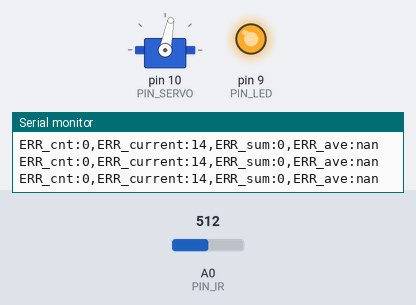
Bench run of a sketch on a simulated Arduino Uno, built with avr-gcc and run on an emulated ATmega328P. Shown: servo, output pins drawn as LEDs (lit = HIGH), the last lines printed to the serial monitor. The test bench sets the inputs (shaded band); at power-on: A0 (PIN_IR) = 512.

Above: at 1.2 s.
1.3 s: A0 (PIN_IR) set to 900
At 2.7 s:
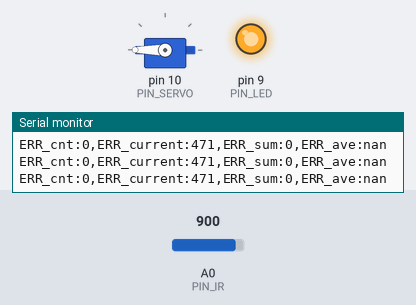
3.3 s: A0 (PIN_IR) set to 306
At 5.0 s:
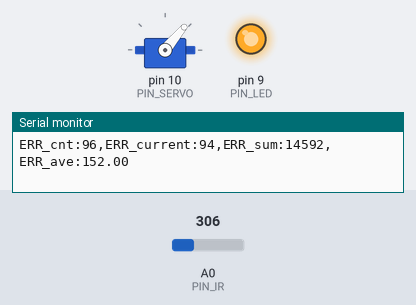
5.5 s: A0 (PIN_IR) set to 122
At 6.2 s:
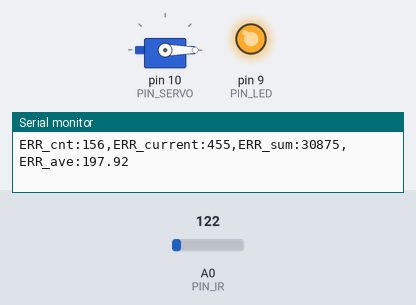
7.3 s: A0 (PIN_IR) set to 511
At 10.15 s:
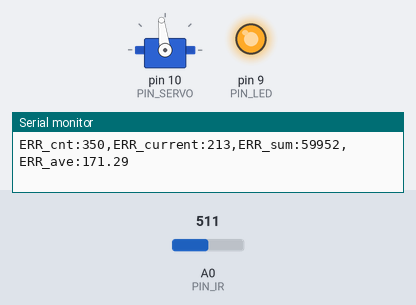
10.3 s: A0 (PIN_IR) set to 300
12.0 s: A0 (PIN_IR) set to 1023
Timing chart, 0 to 31.5 s (numbered marks = the images above; inputs shaded):
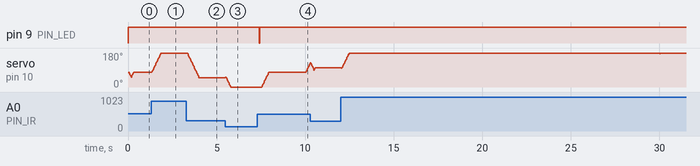

Measured:
- after the input at 3.3 s, servo on pin 10 (PIN_SERVO): moves from 180° to 50° over 0.66 s, starting at once
- after the input at 5.5 s, servo on pin 10 (PIN_SERVO): rises from 50° to 52° in 0.02 s, then falls to 0° in 0.27 s
- after the input at 7.3 s, pin 9 (PIN_LED): HIGH → LOW after 0.12 s, → HIGH 0.02 s later

The sketch:

28_PID.ino
```cpp
#include <Servo.h>

// Arduino pin assignment
#define PIN_LED   9
#define PIN_SERVO 10
#define PIN_IR    A0

// Debug mode
#define MODE   2  // 0: serial plotter, 1: serial monitor, 2: evaluation

// Event interval parameters
#define _INTERVAL_DIST    20    // distance sensor interval (unit: ms)
#define _INTERVAL_SERVO   2     // servo interval (unit: ms)

//////////////// DO NOT modify below section!! //////////////////////////
#define _INTERVAL_SERIAL  100    // serial interval (unit: ms)
#define _INTERVAL_MOVE    10000  // Target move interval (unit: ms)
/////////////////////////////////////////////////////////////////////////

// EMA filter configuration for the IR distance sensor
#define _EMA_ALPHA 0.4    // EMA weight of new sample (range: 0 to 1)
                          // Setting EMA to 1 effectively disables EMA filter

// Servo adjustment - Set _DUTY_MAX, _NEU, _MIN with your own numbers
#define _DUTY_MAX 2400 // 2000
#define _DUTY_NEU 1320 // 1500
#define _DUTY_MIN 100 // 1000

#define _SERVO_ANGLE_DIFF  100  // Replace with |D - E| degree
#define _SERVO_SPEED       100  // servo speed

// PID parameters
#define _KP 2.8   // proportional gain
#define _KD 280.0   // derivative gain
#define _KI 0.00002   // integral gain

// global variables

Servo myservo;      // Servo instance
float dist_ema;     // filtered distance

// Event periods
unsigned long last_sampling_time_dist, last_sampling_time_servo, last_sampling_time_serial; // unit: ms
bool event_dist, event_servo, event_serial; // event triggered?

//////////////// DO NOT modify below section!! /////////////////////////
unsigned long error_sum, error_cnt, toggle_cnt;
unsigned long last_sampling_time_move; // unit: msec
float dist_target = 55;

#define _TIME_TO_STABILIZE  3000  // time to control
#define _ERROR_ALLOWED      3     // allowable error (unit: mm)
////////////////////////////////////////////////////////////////////////

// Servo speed control
int duty_chg_per_interval;     // maximum duty difference per interval

// Servo position
int duty_target, duty_current;

// PID variables
int error_current, error_prev;
float pterm, dterm, iterm;

void setup() {
  // initialize GPIO pins
  pinMode(PIN_LED,OUTPUT);

  myservo.attach(PIN_SERVO);
  duty_target = duty_current = _DUTY_NEU;
  myservo.writeMicroseconds(duty_current);

  // convert angle speed into duty change per interval
  duty_chg_per_interval =
    (float)(_DUTY_MAX - _DUTY_MIN) * ((float)_SERVO_SPEED / _SERVO_ANGLE_DIFF) * (_INTERVAL_SERVO / 1000.0);

  // initialize serial port
  Serial.begin(1000000);
}

void loop() {
  unsigned long time_current = millis();

  // wait until next event time
  if (time_current >= (last_sampling_time_dist + _INTERVAL_DIST)) {
    last_sampling_time_dist += _INTERVAL_DIST;
    event_dist = true;
  }
  if (time_current >= (last_sampling_time_servo + _INTERVAL_SERVO)) {
    last_sampling_time_servo += _INTERVAL_SERVO;
    event_servo = true;
  }
  if (time_current >= (last_sampling_time_serial + _INTERVAL_SERIAL)) {
    last_sampling_time_serial += _INTERVAL_SERIAL;
    event_serial = true;
  }

//////////////// DO NOT modify below section!! /////////////////////////
  if (time_current >= (last_sampling_time_move + _INTERVAL_MOVE)) {
        last_sampling_time_move += _INTERVAL_MOVE;
        dist_target = 310 - dist_target;
        if (MODE == 2 && ++toggle_cnt == 5) {
          Serial.println("--------------------------------------------------");
          Serial.print("ERR_cnt:");
          Serial.print(error_cnt);
          Serial.print(",ERR_sum:");
          Serial.print(error_sum);
          Serial.print(",ERR_ave:");
          Serial.println(error_sum / (float) error_cnt);
          exit(0);
        }
  }
////////////////////////////////////////////////////////////////////////

  if (event_dist) {
    float dist_filtered; // unit: mm
    int control;

    event_dist = false;

    // get a distance reading from the distance sensor
    dist_filtered = volt_to_distance(ir_sensor_filtered(7,0.5, 0));
    dist_ema = _EMA_ALPHA * dist_filtered + (1.0 - _EMA_ALPHA) * dist_ema;

    // PID control logic
    error_current = dist_target - dist_ema;

//////////////// DO NOT modify below section!! /////////////////////////
    if (time_current >= last_sampling_time_move + _TIME_TO_STABILIZE) {
      error_cnt++;
      if (abs(error_current) > _ERROR_ALLOWED) {
        error_sum += abs(error_current);
      }
    }
    if (abs(error_current) <= _ERROR_ALLOWED) {
      digitalWrite(PIN_LED, 0);
    } else {
      digitalWrite(PIN_LED, 1);
    }
////////////////////////////////////////////////////////////////////////

    pterm = _KP * error_current;
    dterm = _KD * (error_current - error_prev);
    iterm += _KI * error_current;

    control = pterm + dterm + iterm;
    error_prev = error_current;

    duty_target = _DUTY_NEU + control;

    // Limit duty_target within the range of [_DUTY_MIN, _DUTY_MAX]
    if (duty_target < _DUTY_MIN)
      duty_target = _DUTY_MIN; // lower limit
    if (duty_target > _DUTY_MAX)
      duty_target = _DUTY_MAX; // upper limit
  }

  if (event_servo) {
    event_servo = false;

    // adjust duty_current toward duty_target by duty_chg_per_interval
    if (duty_target > duty_current) {
      duty_current += duty_chg_per_interval;
      if (duty_current > duty_target)
        duty_current = duty_target;
    } else {
      duty_current -= duty_chg_per_interval;
      if (duty_current < duty_target)
        duty_current = duty_target;
    }

    // update servo position
    myservo.writeMicroseconds(duty_current);
  }

  //////////////// DO NOT modify below section!! /////////////////////////
  if (event_serial) {
    event_serial = false;

    if (MODE == 0) { // use for debugging with serial plotter
      Serial.print("MIN:0,MAX:310,TARGET:"); Serial.print(dist_target);
      Serial.print(",DIST:");                Serial.print(dist_ema);
      Serial.print(",ERR_ave(10X):");        Serial.println(error_sum / (float) error_cnt * 10);
    }

    if (MODE == 1) { // use for debugging with serial monitor
      Serial.print("MIN:0,MAX:310,TARGET:"); Serial.print(dist_target);
      Serial.print(",DIST:");    Serial.print(dist_ema);
      Serial.print(",pterm:");   Serial.print(pterm);
      Serial.print(",dterm:");   Serial.print(dterm);
      Serial.print(",iterm:");   Serial.print(iterm);
      Serial.print(",ERR_cnt:"); Serial.print(error_cnt);
      Serial.print(",ERR_sum:"); Serial.print(error_sum);

      Serial.print(",ERR_current:"); Serial.print(abs(error_current));
      Serial.print(",ERR_ave:"); Serial.println(error_sum / (float) error_cnt);
    }

    if (MODE == 2) { // use for evaluation
      Serial.print("ERR_cnt:");
      Serial.print(error_cnt);
      Serial.print(",ERR_current:");
      Serial.print(abs(error_current));
      Serial.print(",ERR_sum:");
      Serial.print(error_sum);
      Serial.print(",ERR_ave:");
      Serial.println(error_sum / (float) error_cnt);
    }
  }
}
/////////////////////////////////////////////////////////////////////////

float volt_to_distance(int x)
{
  // Replace next line into your own equation
  // return (6762.0 / (a_value - 9) - 4.0) * 10.0;
  return 1004 + -5.11*x + (9.45E-03)*x*x + -(6.14E-06)*x*x*x;
}

int compare(const void *a, const void *b) {
  return (*(unsigned int *)a - *(unsigned int *)b);
}

unsigned int ir_sensor_filtered(unsigned int n, float position, int verbose)
{
  // Eliminate spiky noise of an IR distance sensor by repeating measurement and taking a middle value
  // n: number of measurement repetition
  // position: the percentile of the sample to be taken (0.0 <= position <= 1.0)
  // verbose: 0 - normal operation, 1 - observing the internal procedures, and 2 - calculating elapsed time.
  // Example 1: ir_sensor_filtered(n, 0.5, 0) => return the median value among the n measured samples.
  // Example 2: ir_sensor_filtered(n, 0.0, 0) => return the smallest value among the n measured samples.
  // Example 3: ir_sensor_filtered(n, 1.0, 0) => return the largest value among the n measured samples.

  // The output of Sharp infrared sensor includes lots of spiky noise.
  // To eliminate such a spike, ir_sensor_filtered() performs the following two steps:
  // Step 1. Repeat measurement n times and collect n * position smallest samples, where 0 <= postion <= 1.
  // Step 2. Return the position'th sample after sorting the collected samples.

  // returns 0, if any error occurs

  unsigned int *ir_val, ret_val;
  unsigned int start_time;

  if (verbose >= 2)
    start_time = millis();

  if ((n == 0) || (n > 100) || (position < 0.0) || (position > 1))
    return 0;

  if (position == 1.0)
    position = 0.999;

  if (verbose == 1) {
    Serial.print("n: "); Serial.print(n);
    Serial.print(", position: "); Serial.print(position);
    Serial.print(", ret_idx: ");  Serial.println((unsigned int)(n * position));
  }

  ir_val = (unsigned int *)malloc(sizeof(unsigned int) * n);
  if (ir_val == NULL)
    return 0;

  if (verbose == 1)
    Serial.print("IR:");

  for (int i = 0; i < n; i++) {
    ir_val[i] = analogRead(PIN_IR);
    if (verbose == 1) {
        Serial.print(" ");
        Serial.print(ir_val[i]);
    }
  }

  if (verbose == 1)
    Serial.print  ("  => ");

  qsort(ir_val, n, sizeof(unsigned int), compare);
  ret_val = ir_val[(unsigned int)(n * position)];

  if (verbose == 1) {
    for (int i = 0; i < n; i++) {
        Serial.print(" ");
        Serial.print(ir_val[i]);
    }
    Serial.print(" :: ");
    Serial.println(ret_val);
  }
  free(ir_val);

  if (verbose >= 2) {
    Serial.print("Elapsed time: "); Serial.print(millis() - start_time); Serial.println("ms");
  }

  return ret_val;
}
```
